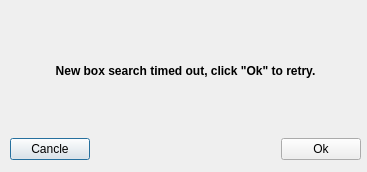
<?xml version="1.0" encoding="UTF-8"?>
<ui version="4.0">
 <class>BoxTimeoutDialog</class>
 <widget class="QDialog" name="BoxTimeoutDialog">
  <property name="geometry">
   <rect>
    <x>0</x>
    <y>0</y>
    <width>367</width>
    <height>172</height>
   </rect>
  </property>
  <property name="windowTitle">
   <string>Dialog</string>
  </property>
  <widget class="QWidget" name="verticalLayoutWidget">
   <property name="geometry">
    <rect>
     <x>10</x>
     <y>9</y>
     <width>351</width>
     <height>151</height>
    </rect>
   </property>
   <layout class="QVBoxLayout" name="verticalLayout" stretch="10,0">
    <item>
     <widget class="QLabel" name="label">
      <property name="font">
       <font>
        <weight>75</weight>
        <bold>true</bold>
       </font>
      </property>
      <property name="text">
       <string>New box search timed out, click &quot;Ok&quot; to retry.</string>
      </property>
      <property name="alignment">
       <set>Qt::AlignCenter</set>
      </property>
     </widget>
    </item>
    <item>
     <layout class="QHBoxLayout" name="horizontalLayout">
      <item>
       <widget class="QPushButton" name="cancle">
        <property name="text">
         <string>Cancle</string>
        </property>
        <property name="icon">
         <iconset resource="../resources/resources.qrc">
          <normaloff>:/resources/icons/cancle.png</normaloff>:/resources/icons/cancle.png</iconset>
        </property>
       </widget>
      </item>
      <item>
       <spacer name="horizontalSpacer">
        <property name="orientation">
         <enum>Qt::Horizontal</enum>
        </property>
        <property name="sizeHint" stdset="0">
         <size>
          <width>40</width>
          <height>20</height>
         </size>
        </property>
       </spacer>
      </item>
      <item>
       <widget class="QPushButton" name="ok">
        <property name="text">
         <string>Ok</string>
        </property>
        <property name="icon">
         <iconset resource="../resources/resources.qrc">
          <normaloff>:/resources/icons/tick_mark.png</normaloff>:/resources/icons/tick_mark.png</iconset>
        </property>
       </widget>
      </item>
     </layout>
    </item>
   </layout>
  </widget>
 </widget>
 <resources>
  <include location="../resources/resources.qrc"/>
 </resources>
 <connections>
  <connection>
   <sender>ok</sender>
   <signal>clicked()</signal>
   <receiver>BoxTimeoutDialog</receiver>
   <slot>on_ok_pushButton_clicked()</slot>
   <hints>
    <hint type="sourcelabel">
     <x>309</x>
     <y>141</y>
    </hint>
    <hint type="destinationlabel">
     <x>232</x>
     <y>138</y>
    </hint>
   </hints>
  </connection>
  <connection>
   <sender>cancle</sender>
   <signal>clicked()</signal>
   <receiver>BoxTimeoutDialog</receiver>
   <slot>on_cancle_pushButton_clicked()</slot>
   <hints>
    <hint type="sourcelabel">
     <x>25</x>
     <y>142</y>
    </hint>
    <hint type="destinationlabel">
     <x>243</x>
     <y>156</y>
    </hint>
   </hints>
  </connection>
 </connections>
 <slots>
  <slot>on_ok_pushButton_clicked()</slot>
  <slot>on_cancle_pushButton_clicked()</slot>
 </slots>
</ui>
